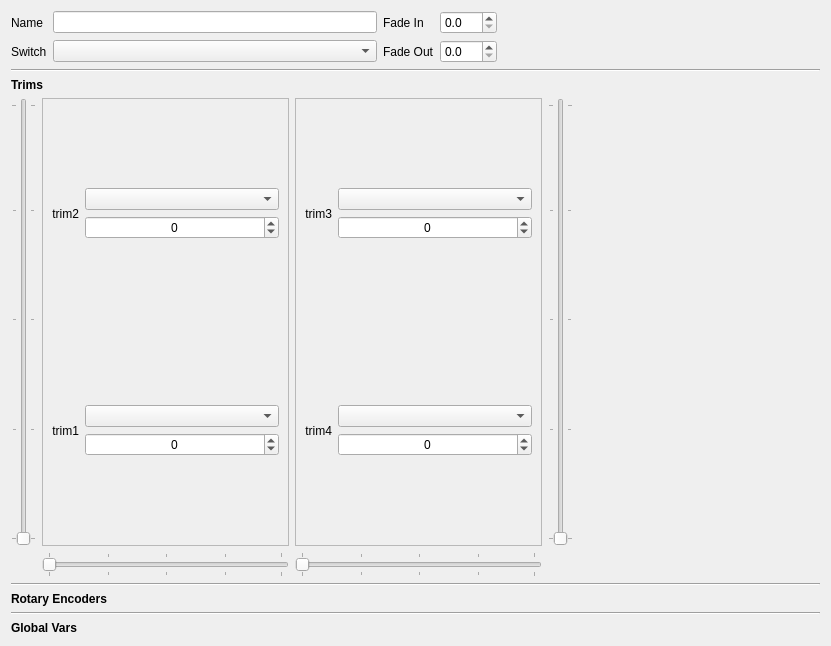
<?xml version="1.0" encoding="UTF-8"?>
<ui version="4.0">
 <class>FlightMode</class>
 <widget class="QWidget" name="FlightMode">
  <property name="geometry">
   <rect>
    <x>0</x>
    <y>0</y>
    <width>831</width>
    <height>646</height>
   </rect>
  </property>
  <property name="windowTitle">
   <string/>
  </property>
  <layout class="QVBoxLayout" name="verticalLayout">
   <item>
    <layout class="QGridLayout" name="paramsLayout">
     <item row="0" column="2">
      <widget class="QLabel" name="label_3">
       <property name="text">
        <string>Fade In</string>
       </property>
      </widget>
     </item>
     <item row="0" column="3">
      <widget class="QDoubleSpinBox" name="fadeIn">
       <property name="decimals">
        <number>1</number>
       </property>
      </widget>
     </item>
     <item row="1" column="3">
      <widget class="QDoubleSpinBox" name="fadeOut">
       <property name="decimals">
        <number>1</number>
       </property>
      </widget>
     </item>
     <item row="1" column="2">
      <widget class="QLabel" name="label_4">
       <property name="text">
        <string>Fade Out</string>
       </property>
      </widget>
     </item>
     <item row="0" column="1">
      <widget class="QLineEdit" name="name">
       <property name="maxLength">
        <number>6</number>
       </property>
      </widget>
     </item>
     <item row="0" column="0">
      <widget class="QLabel" name="label">
       <property name="text">
        <string>Name</string>
       </property>
      </widget>
     </item>
     <item row="0" column="4" rowspan="2">
      <spacer name="spacer_5">
       <property name="orientation">
        <enum>Qt::Horizontal</enum>
       </property>
       <property name="sizeHint" stdset="0">
        <size>
         <width>40</width>
         <height>20</height>
        </size>
       </property>
      </spacer>
     </item>
     <item row="1" column="0">
      <widget class="QLabel" name="label_2">
       <property name="text">
        <string>Switch</string>
       </property>
      </widget>
     </item>
     <item row="1" column="1">
      <widget class="QComboBox" name="swtch"/>
     </item>
    </layout>
   </item>
   <item>
    <widget class="Line" name="line_2">
     <property name="orientation">
      <enum>Qt::Horizontal</enum>
     </property>
    </widget>
   </item>
   <item>
    <widget class="QLabel" name="trimsLabel">
     <property name="font">
      <font>
       <weight>75</weight>
       <bold>true</bold>
      </font>
     </property>
     <property name="text">
      <string>Trims</string>
     </property>
     <property name="alignment">
      <set>Qt::AlignLeading|Qt::AlignLeft|Qt::AlignVCenter</set>
     </property>
    </widget>
   </item>
   <item>
    <layout class="QGridLayout" name="trimsLayout">
     <item row="2" column="1">
      <widget class="QSlider" name="trim1Slider">
       <property name="sizePolicy">
        <sizepolicy hsizetype="MinimumExpanding" vsizetype="Fixed">
         <horstretch>0</horstretch>
         <verstretch>0</verstretch>
        </sizepolicy>
       </property>
       <property name="orientation">
        <enum>Qt::Horizontal</enum>
       </property>
       <property name="tickPosition">
        <enum>QSlider::TicksBothSides</enum>
       </property>
       <property name="tickInterval">
        <number>25</number>
       </property>
      </widget>
     </item>
     <item row="0" column="0">
      <widget class="QSlider" name="trim2Slider">
       <property name="orientation">
        <enum>Qt::Vertical</enum>
       </property>
       <property name="tickPosition">
        <enum>QSlider::TicksBothSides</enum>
       </property>
       <property name="tickInterval">
        <number>25</number>
       </property>
      </widget>
     </item>
     <item row="0" column="3">
      <widget class="QSlider" name="trim3Slider">
       <property name="orientation">
        <enum>Qt::Vertical</enum>
       </property>
       <property name="invertedAppearance">
        <bool>false</bool>
       </property>
       <property name="invertedControls">
        <bool>false</bool>
       </property>
       <property name="tickPosition">
        <enum>QSlider::TicksBothSides</enum>
       </property>
       <property name="tickInterval">
        <number>25</number>
       </property>
      </widget>
     </item>
     <item row="2" column="2">
      <widget class="QSlider" name="trim4Slider">
       <property name="sizePolicy">
        <sizepolicy hsizetype="MinimumExpanding" vsizetype="Fixed">
         <horstretch>0</horstretch>
         <verstretch>0</verstretch>
        </sizepolicy>
       </property>
       <property name="orientation">
        <enum>Qt::Horizontal</enum>
       </property>
       <property name="tickPosition">
        <enum>QSlider::TicksBothSides</enum>
       </property>
       <property name="tickInterval">
        <number>25</number>
       </property>
      </widget>
     </item>
     <item row="0" column="1">
      <widget class="QFrame" name="frame">
       <property name="frameShape">
        <enum>QFrame::StyledPanel</enum>
       </property>
       <property name="frameShadow">
        <enum>QFrame::Raised</enum>
       </property>
       <layout class="QVBoxLayout" name="verticalLayout_2">
        <item>
         <layout class="QGridLayout" name="leftTrims_3" columnstretch="0,1">
          <item row="1" column="0">
           <widget class="QLabel" name="trim1Label">
            <property name="text">
             <string notr="true">trim1</string>
            </property>
            <property name="alignment">
             <set>Qt::AlignRight|Qt::AlignTrailing|Qt::AlignVCenter</set>
            </property>
           </widget>
          </item>
          <item row="0" column="1">
           <layout class="QVBoxLayout" name="verticalLayout_5c_3">
            <item>
             <spacer name="verticalSpacer_3c_3">
              <property name="orientation">
               <enum>Qt::Vertical</enum>
              </property>
              <property name="sizeHint" stdset="0">
               <size>
                <width>20</width>
                <height>40</height>
               </size>
              </property>
             </spacer>
            </item>
            <item>
             <widget class="QComboBox" name="trim2Use"/>
            </item>
            <item>
             <widget class="QSpinBox" name="trim2Value">
              <property name="alignment">
               <set>Qt::AlignCenter</set>
              </property>
              <property name="accelerated">
               <bool>true</bool>
              </property>
              <property name="minimum">
               <number>-896</number>
              </property>
              <property name="maximum">
               <number>896</number>
              </property>
             </widget>
            </item>
            <item>
             <spacer name="verticalSpacer_4a_3">
              <property name="orientation">
               <enum>Qt::Vertical</enum>
              </property>
              <property name="sizeHint" stdset="0">
               <size>
                <width>20</width>
                <height>40</height>
               </size>
              </property>
             </spacer>
            </item>
           </layout>
          </item>
          <item row="1" column="1">
           <layout class="QVBoxLayout" name="verticalLayout_6b_3">
            <item>
             <spacer name="verticalSpacer_5b_3">
              <property name="orientation">
               <enum>Qt::Vertical</enum>
              </property>
              <property name="sizeHint" stdset="0">
               <size>
                <width>20</width>
                <height>40</height>
               </size>
              </property>
             </spacer>
            </item>
            <item>
             <widget class="QComboBox" name="trim1Use"/>
            </item>
            <item>
             <widget class="QSpinBox" name="trim1Value">
              <property name="alignment">
               <set>Qt::AlignCenter</set>
              </property>
              <property name="accelerated">
               <bool>true</bool>
              </property>
              <property name="minimum">
               <number>-896</number>
              </property>
              <property name="maximum">
               <number>896</number>
              </property>
             </widget>
            </item>
            <item>
             <spacer name="verticalSpacer_6b_3">
              <property name="orientation">
               <enum>Qt::Vertical</enum>
              </property>
              <property name="sizeHint" stdset="0">
               <size>
                <width>20</width>
                <height>40</height>
               </size>
              </property>
             </spacer>
            </item>
           </layout>
          </item>
          <item row="0" column="0">
           <widget class="QLabel" name="trim2Label">
            <property name="text">
             <string notr="true">trim2</string>
            </property>
            <property name="alignment">
             <set>Qt::AlignRight|Qt::AlignTrailing|Qt::AlignVCenter</set>
            </property>
           </widget>
          </item>
         </layout>
        </item>
       </layout>
      </widget>
     </item>
     <item row="0" column="2">
      <widget class="QFrame" name="frame_2">
       <property name="frameShape">
        <enum>QFrame::StyledPanel</enum>
       </property>
       <property name="frameShadow">
        <enum>QFrame::Raised</enum>
       </property>
       <layout class="QVBoxLayout" name="verticalLayout_3">
        <item>
         <layout class="QGridLayout" name="righTrims_2" columnstretch="0,1">
          <item row="1" column="0">
           <widget class="QLabel" name="trim4Label">
            <property name="text">
             <string notr="true">trim4</string>
            </property>
            <property name="alignment">
             <set>Qt::AlignRight|Qt::AlignTrailing|Qt::AlignVCenter</set>
            </property>
           </widget>
          </item>
          <item row="0" column="0">
           <widget class="QLabel" name="trim3Label">
            <property name="text">
             <string notr="true">trim3</string>
            </property>
            <property name="alignment">
             <set>Qt::AlignRight|Qt::AlignTrailing|Qt::AlignVCenter</set>
            </property>
           </widget>
          </item>
          <item row="0" column="1">
           <layout class="QVBoxLayout" name="verticalLayout_7b_2">
            <item>
             <spacer name="verticalSpacer_7b_2">
              <property name="orientation">
               <enum>Qt::Vertical</enum>
              </property>
              <property name="sizeHint" stdset="0">
               <size>
                <width>20</width>
                <height>40</height>
               </size>
              </property>
             </spacer>
            </item>
            <item>
             <widget class="QComboBox" name="trim3Use"/>
            </item>
            <item>
             <widget class="QSpinBox" name="trim3Value">
              <property name="alignment">
               <set>Qt::AlignCenter</set>
              </property>
              <property name="accelerated">
               <bool>true</bool>
              </property>
              <property name="minimum">
               <number>-896</number>
              </property>
              <property name="maximum">
               <number>896</number>
              </property>
             </widget>
            </item>
            <item>
             <spacer name="verticalSpacer_8d_2">
              <property name="orientation">
               <enum>Qt::Vertical</enum>
              </property>
              <property name="sizeHint" stdset="0">
               <size>
                <width>20</width>
                <height>40</height>
               </size>
              </property>
             </spacer>
            </item>
           </layout>
          </item>
          <item row="1" column="1">
           <layout class="QVBoxLayout" name="verticalLayout_8d_2">
            <item>
             <spacer name="verticalSpacer_9d_2">
              <property name="orientation">
               <enum>Qt::Vertical</enum>
              </property>
              <property name="sizeHint" stdset="0">
               <size>
                <width>20</width>
                <height>40</height>
               </size>
              </property>
             </spacer>
            </item>
            <item>
             <widget class="QComboBox" name="trim4Use"/>
            </item>
            <item>
             <widget class="QSpinBox" name="trim4Value">
              <property name="alignment">
               <set>Qt::AlignCenter</set>
              </property>
              <property name="accelerated">
               <bool>true</bool>
              </property>
              <property name="minimum">
               <number>-896</number>
              </property>
              <property name="maximum">
               <number>896</number>
              </property>
             </widget>
            </item>
            <item>
             <spacer name="verticalSpacer_10c_2">
              <property name="orientation">
               <enum>Qt::Vertical</enum>
              </property>
              <property name="sizeHint" stdset="0">
               <size>
                <width>20</width>
                <height>40</height>
               </size>
              </property>
             </spacer>
            </item>
           </layout>
          </item>
         </layout>
        </item>
       </layout>
      </widget>
     </item>
     <item row="0" column="4">
      <spacer name="horizontalSpacer">
       <property name="orientation">
        <enum>Qt::Horizontal</enum>
       </property>
       <property name="sizeHint" stdset="0">
        <size>
         <width>40</width>
         <height>20</height>
        </size>
       </property>
      </spacer>
     </item>
    </layout>
   </item>
   <item>
    <widget class="Line" name="reSeparator">
     <property name="orientation">
      <enum>Qt::Horizontal</enum>
     </property>
    </widget>
   </item>
   <item>
    <widget class="QLabel" name="reLabel">
     <property name="font">
      <font>
       <weight>75</weight>
       <bold>true</bold>
      </font>
     </property>
     <property name="text">
      <string>Rotary Encoders</string>
     </property>
     <property name="alignment">
      <set>Qt::AlignLeading|Qt::AlignLeft|Qt::AlignVCenter</set>
     </property>
    </widget>
   </item>
   <item>
    <layout class="QGridLayout" name="reLayout"/>
   </item>
   <item>
    <widget class="Line" name="gvSeparator">
     <property name="orientation">
      <enum>Qt::Horizontal</enum>
     </property>
    </widget>
   </item>
   <item>
    <widget class="QLabel" name="gvLabel">
     <property name="font">
      <font>
       <weight>75</weight>
       <bold>true</bold>
      </font>
     </property>
     <property name="text">
      <string>Global Vars</string>
     </property>
     <property name="alignment">
      <set>Qt::AlignLeading|Qt::AlignLeft|Qt::AlignVCenter</set>
     </property>
    </widget>
   </item>
   <item>
    <layout class="QGridLayout" name="gvLayout" columnstretch="1"/>
   </item>
  </layout>
 </widget>
 <tabstops>
  <tabstop>name</tabstop>
  <tabstop>fadeIn</tabstop>
  <tabstop>swtch</tabstop>
  <tabstop>fadeOut</tabstop>
  <tabstop>trim2Slider</tabstop>
  <tabstop>trim2Use</tabstop>
  <tabstop>trim2Value</tabstop>
  <tabstop>trim1Use</tabstop>
  <tabstop>trim1Value</tabstop>
  <tabstop>trim1Slider</tabstop>
  <tabstop>trim3Use</tabstop>
  <tabstop>trim3Value</tabstop>
  <tabstop>trim4Use</tabstop>
  <tabstop>trim4Value</tabstop>
  <tabstop>trim4Slider</tabstop>
  <tabstop>trim3Slider</tabstop>
 </tabstops>
 <resources/>
 <connections/>
</ui>
